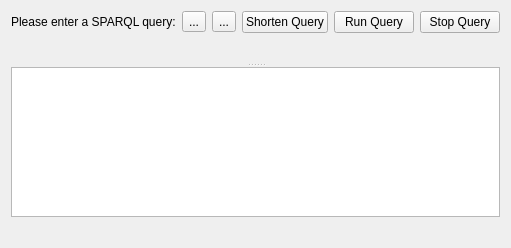
<?xml version="1.0" encoding="UTF-8"?>
<ui version="4.0">
 <class>ResourceQueryWidget</class>
 <widget class="QWidget" name="ResourceQueryWidget">
  <property name="geometry">
   <rect>
    <x>0</x>
    <y>0</y>
    <width>357</width>
    <height>248</height>
   </rect>
  </property>
  <layout class="QVBoxLayout" name="verticalLayout">
   <item>
    <layout class="QHBoxLayout" name="horizontalLayout">
     <item>
      <widget class="QLabel" name="label">
       <property name="sizePolicy">
        <sizepolicy hsizetype="Preferred" vsizetype="Preferred">
         <horstretch>1</horstretch>
         <verstretch>0</verstretch>
        </sizepolicy>
       </property>
       <property name="text">
        <string>Please enter a SPARQL query:</string>
       </property>
      </widget>
     </item>
     <item>
      <widget class="QToolButton" name="m_buttonBack">
       <property name="toolTip">
        <string>Browse back in the query history</string>
       </property>
       <property name="text">
        <string>...</string>
       </property>
      </widget>
     </item>
     <item>
      <widget class="QToolButton" name="m_buttonForward">
       <property name="toolTip">
        <string>Browse forward in the query history</string>
       </property>
       <property name="text">
        <string>...</string>
       </property>
      </widget>
     </item>
     <item>
      <widget class="QPushButton" name="m_shorten">
       <property name="text">
        <string>Shorten Query</string>
       </property>
      </widget>
     </item>
     <item>
      <widget class="QPushButton" name="m_queryButton">
       <property name="text">
        <string>Run Query</string>
       </property>
      </widget>
     </item>
     <item>
      <widget class="QPushButton" name="m_stopQueryButton">
       <property name="text">
        <string>Stop Query</string>
       </property>
      </widget>
     </item>
    </layout>
   </item>
   <item>
    <widget class="QSplitter" name="splitter">
     <property name="orientation">
      <enum>Qt::Vertical</enum>
     </property>
     <widget class="QueryEditor" name="m_queryEdit" native="true"/>
     <widget class="QTableView" name="m_queryView"/>
    </widget>
   </item>
   <item>
    <widget class="QLabel" name="m_statusLabel">
     <property name="text">
      <string/>
     </property>
     <property name="alignment">
      <set>Qt::AlignRight|Qt::AlignTrailing|Qt::AlignVCenter</set>
     </property>
    </widget>
   </item>
  </layout>
 </widget>
 <customwidgets>
  <customwidget>
   <class>QueryEditor</class>
   <extends>QWidget</extends>
   <header>queryeditor.h</header>
  </customwidget>
 </customwidgets>
 <resources/>
 <connections/>
</ui>
